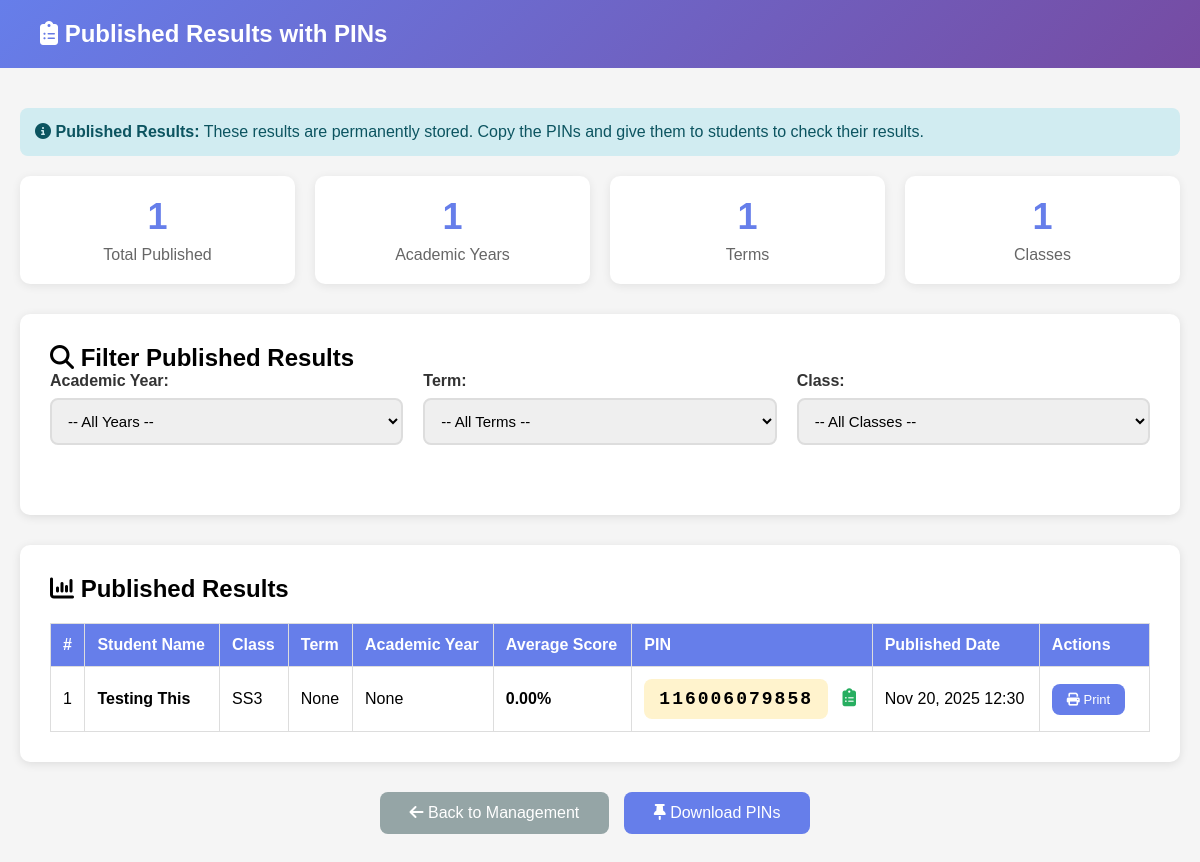
The page /make-result/admin/published/ (signed in) on the database as committed earlier.
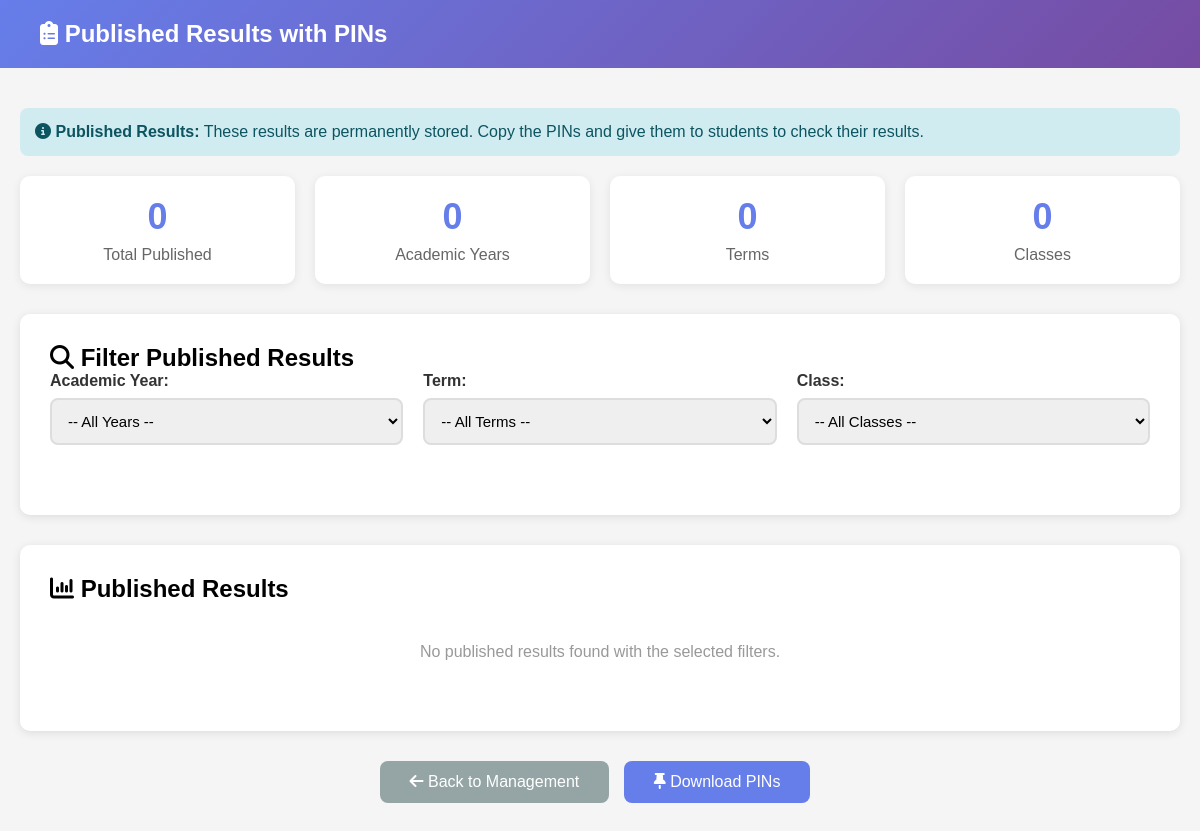
The same page on the database as committed later.
### accounts/models.py (models this page shows, shortened)
class PublishedResult(models.Model):
    result = models.OneToOneField(StudentResult, on_delete=models.CASCADE)
    pin = models.CharField(max_length=20, unique=True)
    published_by = models.ForeignKey(Admin, on_delete=models.SET_NULL, null=True, blank=True)
    published_by_principal = models.ForeignKey(Principal, on_delete=models.SET_NULL, null=True, blank=True, related_name='published_results')
    published_at = models.DateTimeField(auto_now_add=True)
    academic_year = models.CharField(max_length=50)
    term = models.CharField(max_length=100)
    class_name = models.CharField(max_length=50)

class StudentResult(models.Model):
    STATUS_CHOICES = [
        ('draft', 'Draft'),
        ('sent_to_principal', 'Sent to Principal'),
        ('with_principal', 'With Principal'),
        ('sent_to_admin', 'Sent to Admin'),
        ('with_admin', 'With Admin'),
        ('published', 'Published'),
    ]
    student = models.ForeignKey(Student, on_delete=models.CASCADE)
    term = models.CharField(max_length=100)
    academic_year = models.CharField(max_length=50)
    class_name = models.CharField(max_length=50)
    total_subjects = models.IntegerField(default=0)
    score_gained = models.DecimalField(max_digits=7, decimal_places=2, default=0)
    average_score = models.DecimalField(max_digits=5, decimal_places=2, default=0)
    position_in_class = models.CharField(max_length=20, blank=True)  # "8th/21"
    status_promotion = models.CharField(max_length=50, blank=True)  # "PROMOTED" or "REPEAT"
    times_school_opened = models.IntegerField(default=0)
    times_present = models.IntegerField(default=0)
    times_absent = models.IntegerField(default=0)
    vacation_date = models.DateField(null=True, blank=True)
    resumption_date = models.DateField(null=True, blank=True)
    next_term_pta_fee = models.DecimalField(max_digits=10, decimal_places=2, default=0)
    next_term_school_fee = models.DecimalField(max_digits=10, decimal_places=2, default=0)
    affective_punctuality = models.CharField(max_length=10, blank=True)  # Excellent, V.Good, Good, Poor
    affective_neatness = models.CharField(max_length=10, blank=True)
    affective_politeness = models.CharField(max_length=10, blank=True)
    affective_honesty = models.CharField(max_length=10, blank=True)
    affective_relationship = models.CharField(max_length=10, blank=True)
    affective_self_control = models.CharField(max_length=10, blank=True)
    affective_attentiveness = models.CharField(max_length=10, blank=True)
    psycho_handwriting = models.CharField(max_length=10, blank=True)
    psycho_sports = models.CharField(max_length=10, blank=True)
    psycho_handling_tools = models.CharField(max_length=10, blank=True)
    psycho_verbal_fluency = models.CharField(max_length=10, blank=True)
    psycho_games = models.CharField(max_length=10, blank=True)
    psycho_drawing = models.CharField(max_length=10, blank=True)
    class_teacher_comment = models.TextField(blank=True)
    class_teacher = models.ForeignKey(Teacher, on_delete=models.SET_NULL, null=True, related_name='class_teacher_results')
    principal_comment = models.TextField(blank=True)
    principal = models.ForeignKey(Principal, on_delete=models.SET_NULL, null=True, blank=True)
    status = models.CharField(max_length=30, choices=STATUS_CHOICES, default='draft')
    sent_to_principal_at = models.DateTimeField(null=True, blank=True)
    sent_to_admin_at = models.DateTimeField(null=True, blank=True)
    has_stamp = models.BooleanField(default=False)
    stamped_at = models.DateTimeField(null=True, blank=True)
    stamped_by = models.ForeignKey(Admin, on_delete=models.SET_NULL, null=True, blank=True)
    stamped_by_principal = models.ForeignKey(Principal, on_delete=models.SET_NULL, null=True, blank=True, related_name='stamped_results')
    created_at = models.DateTimeField(auto_now_add=True)
    updated_at = models.DateTimeField(auto_now=True)
    class Meta:
        unique_together = ['student', 'term', 'academic_year']
        ordering = ['-created_at']

class Student(models.Model):
    DEPARTMENT_CHOICES = [
        ('', 'N/A (Junior Classes)'),  # Default for JSS1-3
        ('Science', 'Science Department'),
        ('Art', 'Art Department'),
        ('Commercial', 'Commercial Department'),
    ]
    user = models.OneToOneField(User, on_delete=models.CASCADE)
    student_id = models.CharField(max_length=20, unique=True)
    full_name = models.CharField(max_length=200)
    email = models.EmailField(blank=True, null=True)
    phone = models.CharField(max_length=15, blank=True, null=True)
    class_name = models.CharField(max_length=50)
    department = models.CharField(
        max_length=20,
        choices=DEPARTMENT_CHOICES,
        blank=True,
        default='',
        help_text="Required for SS1, SS2, SS3 students only"
    )
    profile_picture = models.ImageField(upload_to='student_profiles/', null=True, blank=True)
    created_at = models.DateTimeField(auto_now_add=True)
    registered_by = models.ForeignKey(Admin, on_delete=models.SET_NULL, null=True, blank=True)

### accounts/views.py (the view)
# urls.py: path('make-result/admin/published/', views.admin_view_published, name='admin_view_published'),
@login_required
def admin_view_published(request):
    try:
        admin = Admin.objects.get(user=request.user)
    except Admin.DoesNotExist:
        messages.error(request, 'Access denied.')
        return redirect('unified_login')
    academic_year = request.GET.get('academic_year')
    term = request.GET.get('term')
    class_name = request.GET.get('class_name')
    published = PublishedResult.objects.all().order_by('-published_at')
    if academic_year:
        published = published.filter(academic_year=academic_year)
    if term:
        published = published.filter(term=term)
    if class_name:
        published = published.filter(class_name=class_name)
    years = PublishedResult.objects.values_list('academic_year', flat=True).distinct()
    terms = PublishedResult.objects.values_list('term', flat=True).distinct()
    classes = PublishedResult.objects.values_list('class_name', flat=True).distinct()
    context = {
        'admin': admin,
        'published_results': published,
        'years': years,
        'terms': terms,
        'classes': classes,
    }
    return render(request, 'result/admin_published.html', context)

### accounts/templates/result/admin_published.html (shortened to what this page needs)
<!DOCTYPE html>
<html lang="en">
<head>
    <link rel="stylesheet" href="https://cdnjs.cloudflare.com/ajax/libs/font-awesome/6.5.1/css/all.min.css">
</head>
<body>
    <div class="navbar">
        <h1><i class="fa-solid fa-clipboard-list"></i> Published Results with PINs</h1>
    </div>
    <div class="container">
        <div class="alert alert-info">
            <strong><i class="fa-solid fa-circle-info"></i> Published Results:</strong> These results are permanently stored. Copy the PINs and give them to students to check their results.
        </div>
        <div class="stats">
            <div class="stat-card">
                <div class="stat-number">{{ published_results.count }}</div>
                <div class="stat-label">Total Published</div>
            </div>
            <div class="stat-card">
                <div class="stat-number">{{ years.count }}</div>
                <div class="stat-label">Academic Years</div>
            </div>
            <div class="stat-card">
                <div class="stat-number">{{ terms.count }}</div>
                <div class="stat-label">Terms</div>
            </div>
            <div class="stat-card">
                <div class="stat-number">{{ classes.count }}</div>
                <div class="stat-label">Classes</div>
            </div>
        </div>
        <div class="card">
            <h2><i class="fa-solid fa-magnifying-glass"></i> Filter Published Results</h2>
            <form method="GET">
                <div class="filter-row">
                    <div class="form-group">
                        <label>Academic Year:</label>
                        <select name="academic_year" onchange="this.form.submit()">
                            <option value="">-- All Years --</option>
                        </select>
                    </div>
                    <div class="form-group">
                        <label>Term:</label>
                        <select name="term" onchange="this.form.submit()">
                            <option value="">-- All Terms --</option>
                        </select>
                    </div>
                    <div class="form-group">
                        <label>Class:</label>
                        <select name="class_name" onchange="this.form.submit()">
                            <option value="">-- All Classes --</option>
                        </select>
                    </div>
                </div>
            </form>
        </div>
        <div class="card">
            <h2><i class="fa-solid fa-chart-column"></i> Published Results</h2>
            {% if published_results %}
                <div class="table-scroll-wrap">
<table>
                    <thead>
                        <tr>
                            <th>#</th>
                            <th>Student Name</th>
                            <th>Class</th>
                            <th>Term</th>
                            <th>Academic Year</th>
                            <th>Average Score</th>
                            <th>PIN</th>
                            <th>Published Date</th>
                            <th>Actions</th>
                        </tr>
                    </thead>
                    <tbody>
                        {% for published in published_results %}
                        <tr>
                            <td>{{ forloop.counter }}</td>
                            <td><strong>{{ published.result.student.full_name }}</strong></td>
                            <td>{{ published.class_name }}</td>
                            <td>{{ published.term }}</td>
                            <td>{{ published.academic_year }}</td>
                            <td><strong>{{ published.result.average_score|floatformat:2 }}%</strong></td>
                            <td>
                                <div class="pin-box" id="pin-{{ published.id }}">{{ published.pin }}</div>
                                <span class="copy-icon" onclick="copyPIN('{{ published.pin }}', {{ published.id }})" title="Copy PIN">
                                    <i class="fa-solid fa-clipboard-list"></i>
                                </span>
                            </td>
                            <td>{{ published.published_at|date:"M d, Y H:i" }}</td>
                            <td>
                                <a href="{% url 'print_result' published.result.id %}" class="btn" style="font-size: 13px; padding: 8px 15px;" target="_blank">
                                    <i class="fa-solid fa-print"></i> Print
                                </a>
                            </td>
                        </tr>
                        {% endfor %}
                    </tbody>
                </table>
</div>
            {% else %}
                <p style="text-align: center; color: #999; padding: 40px;">No published results found with the selected filters.</p>
            {% endif %}
        </div>
        <div style="text-align: center; margin-top: 20px;">
    <a href="{% url 'admin_result_management' %}" class="btn btn-back"><i class="fa-solid fa-arrow-left"></i> Back to Management</a>
    <a href="{% url 'download_pins' %}?academic_year={{ request.GET.academic_year }}&term={{ request.GET.term }}&class_name={{ request.GET.class_name }}"
       class="btn btn-publish"
       target="_blank">
        <i class="fa-solid fa-thumbtack"></i> Download PINs
    </a>
</div>
    </div>
</body>
</html>

### accounts/templates/result/admin_published.html (style rules this page uses)
* { margin: 0; padding: 0; box-sizing: border-box; }
body { font-family: Arial, sans-serif; background: #f5f5f5; }
.navbar { background: linear-gradient(135deg, #667eea 0%, #764ba2 100%); color: white; padding: 20px 40px; }
.navbar h1 { font-size: 24px; }
.container { max-width: 1400px; margin: 40px auto; padding: 0 20px; }
.card { background: white; padding: 30px; border-radius: 10px; box-shadow: 0 2px 10px rgba(0,0,0,0.1); margin-bottom: 30px; }
.filter-row { display: grid; grid-template-columns: repeat(3, 1fr); gap: 20px; margin-bottom: 20px; }
.form-group { margin-bottom: 20px; }
label { display: block; margin-bottom: 8px; font-weight: 600; color: #333; }
select { width: 100%; padding: 12px; border: 2px solid #ddd; border-radius: 8px; font-size: 15px; }
.btn { padding: 12px 30px; background: #667eea; color: white; border: none; border-radius: 8px; cursor: pointer; font-size: 16px; text-decoration: none; display: inline-block; margin-right: 10px; }
.btn-back { background: #95a5a6; }
.alert { padding: 15px; border-radius: 8px; margin-bottom: 20px; }
.alert-info { background: #d1ecf1; color: #0c5460; }
.stats { display: grid; grid-template-columns: repeat(4, 1fr); gap: 20px; margin-bottom: 30px; }
.stat-card { background: white; padding: 20px; border-radius: 10px; text-align: center; box-shadow: 0 2px 10px rgba(0,0,0,0.08); }
.stat-number { font-size: 36px; font-weight: bold; color: #667eea; }
.stat-label { color: #666; margin-top: 8px; }

Rows that differ between the two databases and show on the page:
removed PublishedResult: result.student.full_name "Testing This", class_name "SS3", term "None", academic_year "None", result.average_score "0.00", pin "116006079858", published_at "Nov 20, 2025 12:30"
Other text that changed with them:
{{ published_results.count }}: "1" → "0"
{{ years.count }}: "1" → "0"
{{ terms.count }}: "1" → "0"
{{ classes.count }}: "1" → "0"
text no longer shown: "# Student Name Class Term Academic Year Average Score PIN Published Date Actions"
text now shown: "No published results found with the selected filters."
